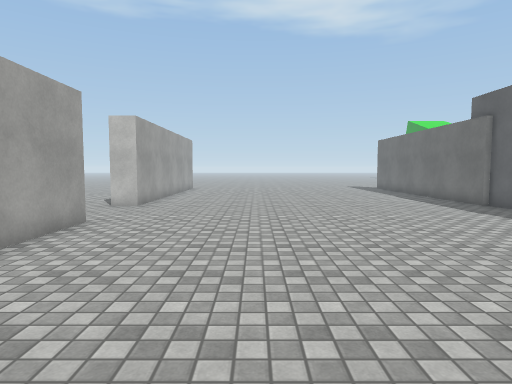
View 1 (above)

12 first-person views from a walk through a Unity game level. The camera is 1.4 m above the floor, tilts 4° down and sees 75° across. The floor is counted in squares, 1 m on a side. Each view is taken from the middle of a square. On the plan, view 1 faces up. The plan holds only what a view shows up to about 15 squares ahead; the rest is blank. The place goes on beyond the plan. The player is left out. Surface patterns are stand-ins for the level's own textures.

View 2
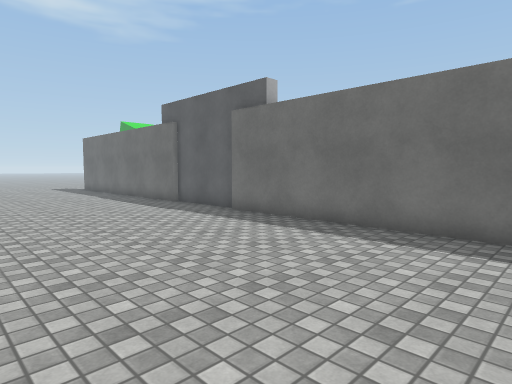

View 3
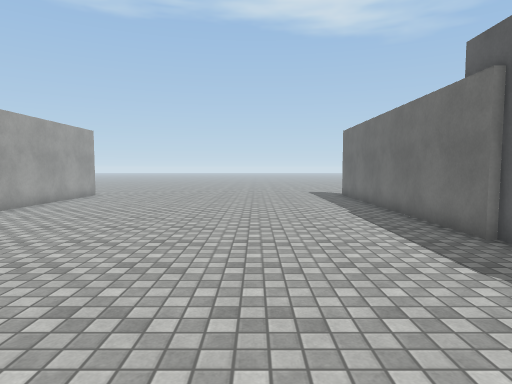

View 4
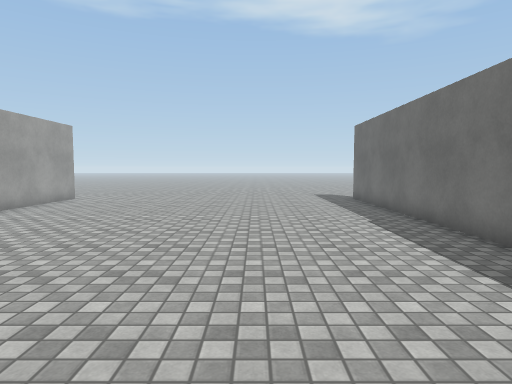

View 5
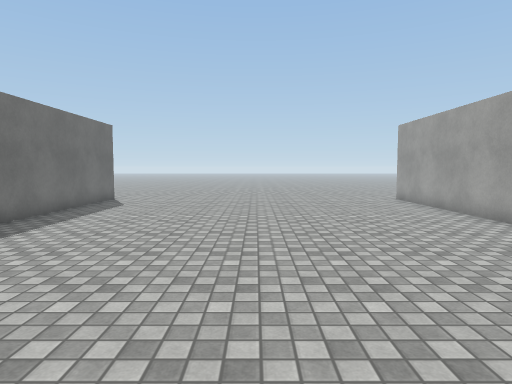

View 6
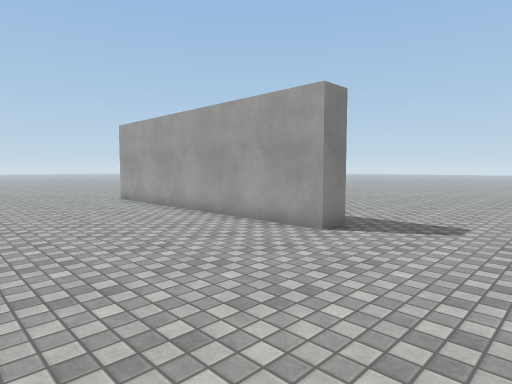

View 7
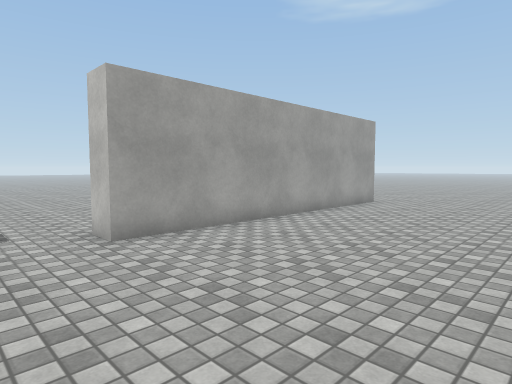

View 8
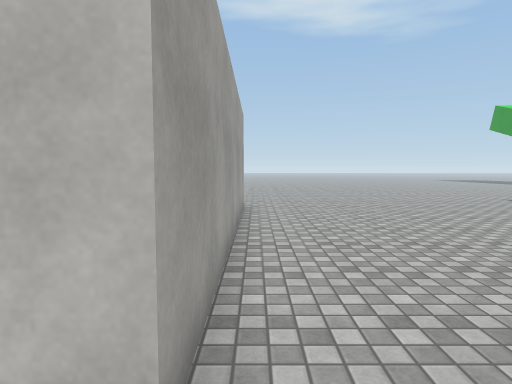

View 9
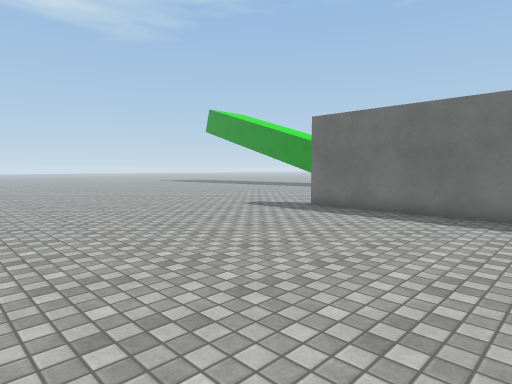

View 10
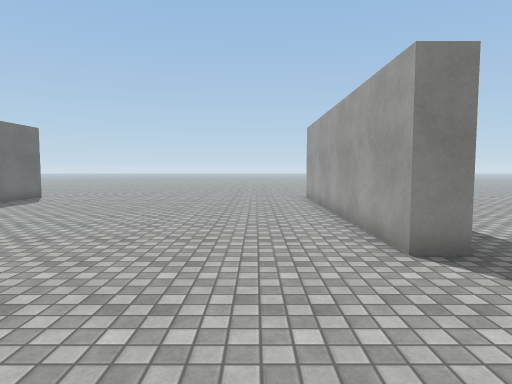

View 11
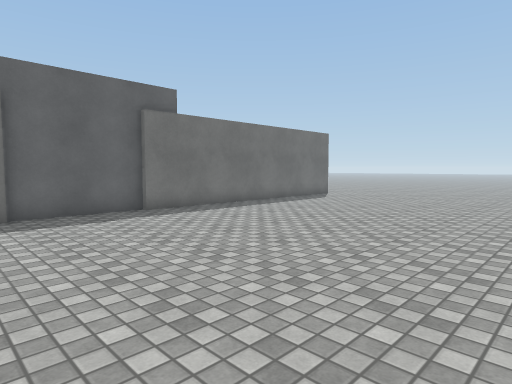

View 12
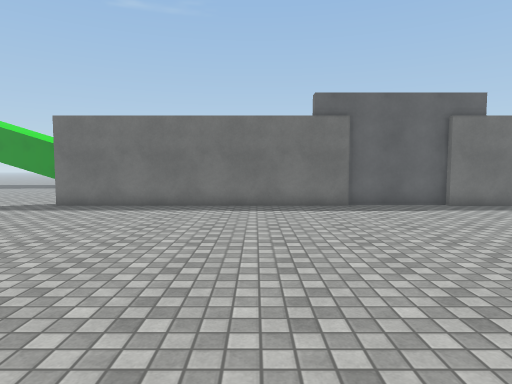

### Floor plan
Points are (right, up) in squares from view 1. A wall is a line through its corners. A room is listed if a view was taken in it or the views show most of it. See-through windows are left out.
Room 1 (views 1, 2, 3, 4, 5, 6, 7, 9, 10, 11, 12)
walls: (8.5, 12.5) (8.5, 23.6); (8.8, 8.6) (8.8, 12.6); (-4.5, 7.5) (-4.5, -2.1); (-4.5, 23.6) (-4.5, 12.5); (8.5, -2) (8.5, 8.8)
ways out: opening at (-4.3, 25) to room 2; opening at (-4.2, 10) to room 2; opening at (9.7, 25)
Room 2 (view 8)
walls: (-5.5, 8.7) (-4.5, 8.7) (-4.5, 7.5); (-4.5, 12.5) (-5.5, 12.5)
ways out: opening at (-4.3, 25) to room 1; opening at (-4.2, 10) to room 1

Where each view was taken, in squares from view 1:
view 1: 0 up, 0 right, facing up
view 2: 0 up, 1 right, facing up-right
view 3: 6 up, 4 right, facing up
view 4: 8 up, 4 right, facing up
view 5: 13 up, 2 right, facing down
view 6: 13 up, 2 right, facing down-left
view 7: 10 up, 2 right, facing up-left
view 8: 11 up, 4 left, facing up
view 9: 16 up, 2 left, facing up-right
view 10: 14 up, 2 left, facing down
view 11: 14 up, 2 left, facing down-right
view 12: 16 up, 4 left, facing right
